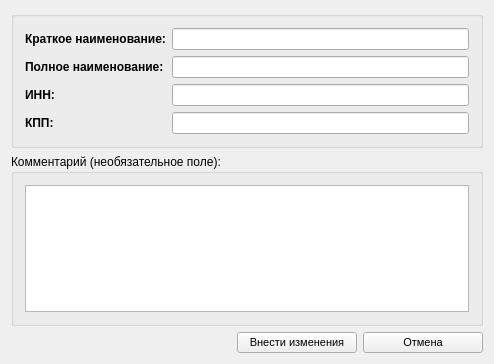
<?xml version="1.0" encoding="UTF-8"?>
<ui version="4.0">
 <class>ZUrPersonsForm</class>
 <widget class="QWidget" name="ZUrPersonsForm">
  <property name="geometry">
   <rect>
    <x>0</x>
    <y>0</y>
    <width>494</width>
    <height>364</height>
   </rect>
  </property>
  <property name="minimumSize">
   <size>
    <width>480</width>
    <height>250</height>
   </size>
  </property>
  <property name="windowTitle">
   <string>Добавление (изменение) данных юридического лица</string>
  </property>
  <property name="windowIcon">
   <iconset resource="../plan_fakt.qrc">
    <normaloff>:/images/add.png</normaloff>:/images/add.png</iconset>
  </property>
  <property name="styleSheet">
   <string notr="true"/>
  </property>
  <layout class="QVBoxLayout" name="verticalLayout">
   <item>
    <widget class="QGroupBox" name="requiredBox">
     <property name="title">
      <string/>
     </property>
     <layout class="QFormLayout" name="formLayout">
      <item row="0" column="0">
       <widget class="QLabel" name="nameText">
        <property name="font">
         <font>
          <weight>75</weight>
          <bold>true</bold>
         </font>
        </property>
        <property name="text">
         <string>Краткое наименование:</string>
        </property>
       </widget>
      </item>
      <item row="0" column="1">
       <widget class="QLineEdit" name="txtName">
        <property name="maxLength">
         <number>64</number>
        </property>
       </widget>
      </item>
      <item row="1" column="0">
       <widget class="QLabel" name="nameText_2">
        <property name="font">
         <font>
          <weight>75</weight>
          <bold>true</bold>
         </font>
        </property>
        <property name="text">
         <string>Полное наименование:</string>
        </property>
       </widget>
      </item>
      <item row="1" column="1">
       <widget class="QLineEdit" name="txtNameFull">
        <property name="maxLength">
         <number>64</number>
        </property>
       </widget>
      </item>
      <item row="2" column="0">
       <widget class="QLabel" name="nameText_3">
        <property name="font">
         <font>
          <weight>75</weight>
          <bold>true</bold>
         </font>
        </property>
        <property name="text">
         <string>ИНН:</string>
        </property>
       </widget>
      </item>
      <item row="2" column="1">
       <widget class="QLineEdit" name="txtINN">
        <property name="inputMask">
         <string>000000000000; </string>
        </property>
        <property name="maxLength">
         <number>12</number>
        </property>
       </widget>
      </item>
      <item row="3" column="0">
       <widget class="QLabel" name="nameText_4">
        <property name="font">
         <font>
          <weight>75</weight>
          <bold>true</bold>
         </font>
        </property>
        <property name="text">
         <string>КПП:</string>
        </property>
       </widget>
      </item>
      <item row="3" column="1">
       <widget class="QLineEdit" name="txtKPP">
        <property name="inputMask">
         <string>000000000000; </string>
        </property>
        <property name="maxLength">
         <number>12</number>
        </property>
       </widget>
      </item>
     </layout>
    </widget>
   </item>
   <item>
    <widget class="QGroupBox" name="pnlComment">
     <property name="title">
      <string>Комментарий (необязательное поле):</string>
     </property>
     <layout class="QGridLayout" name="gridLayout">
      <item row="0" column="0">
       <widget class="QTextEdit" name="txtComment"/>
      </item>
     </layout>
    </widget>
   </item>
   <item>
    <layout class="QHBoxLayout" name="horizontalLayout">
     <item>
      <spacer name="horizontalSpacer">
       <property name="orientation">
        <enum>Qt::Horizontal</enum>
       </property>
       <property name="sizeHint" stdset="0">
        <size>
         <width>40</width>
         <height>20</height>
        </size>
       </property>
      </spacer>
     </item>
     <item>
      <widget class="QPushButton" name="cmdSave">
       <property name="minimumSize">
        <size>
         <width>120</width>
         <height>0</height>
        </size>
       </property>
       <property name="font">
        <font>
         <family>MS Shell Dlg 2</family>
         <pointsize>8</pointsize>
        </font>
       </property>
       <property name="text">
        <string>Внести изменения</string>
       </property>
       <property name="icon">
        <iconset resource="../plan_fakt.qrc">
         <normaloff>:/images/add.png</normaloff>:/images/add.png</iconset>
       </property>
       <property name="iconSize">
        <size>
         <width>24</width>
         <height>24</height>
        </size>
       </property>
      </widget>
     </item>
     <item>
      <widget class="QPushButton" name="cmdCancel">
       <property name="minimumSize">
        <size>
         <width>120</width>
         <height>0</height>
        </size>
       </property>
       <property name="font">
        <font>
         <family>MS Shell Dlg 2</family>
         <pointsize>8</pointsize>
        </font>
       </property>
       <property name="text">
        <string>Отмена</string>
       </property>
       <property name="icon">
        <iconset resource="../plan_fakt.qrc">
         <normaloff>:/images/error.png</normaloff>:/images/error.png</iconset>
       </property>
       <property name="iconSize">
        <size>
         <width>24</width>
         <height>24</height>
        </size>
       </property>
      </widget>
     </item>
    </layout>
   </item>
  </layout>
 </widget>
 <layoutdefault spacing="6" margin="11"/>
 <resources>
  <include location="../plan_fakt.qrc"/>
  <include location="../plan_fakt.qrc"/>
  <include location="../plan_fakt.qrc"/>
  <include location="../plan_fakt.qrc"/>
  <include location="../plan_fakt.qrc"/>
  <include location="../plan_fakt.qrc"/>
 </resources>
 <connections>
  <connection>
   <sender>cmdCancel</sender>
   <signal>clicked()</signal>
   <receiver>ZUrPersonsForm</receiver>
   <slot>close()</slot>
   <hints>
    <hint type="sourcelabel">
     <x>423</x>
     <y>337</y>
    </hint>
    <hint type="destinationlabel">
     <x>246</x>
     <y>181</y>
    </hint>
   </hints>
  </connection>
 </connections>
</ui>
